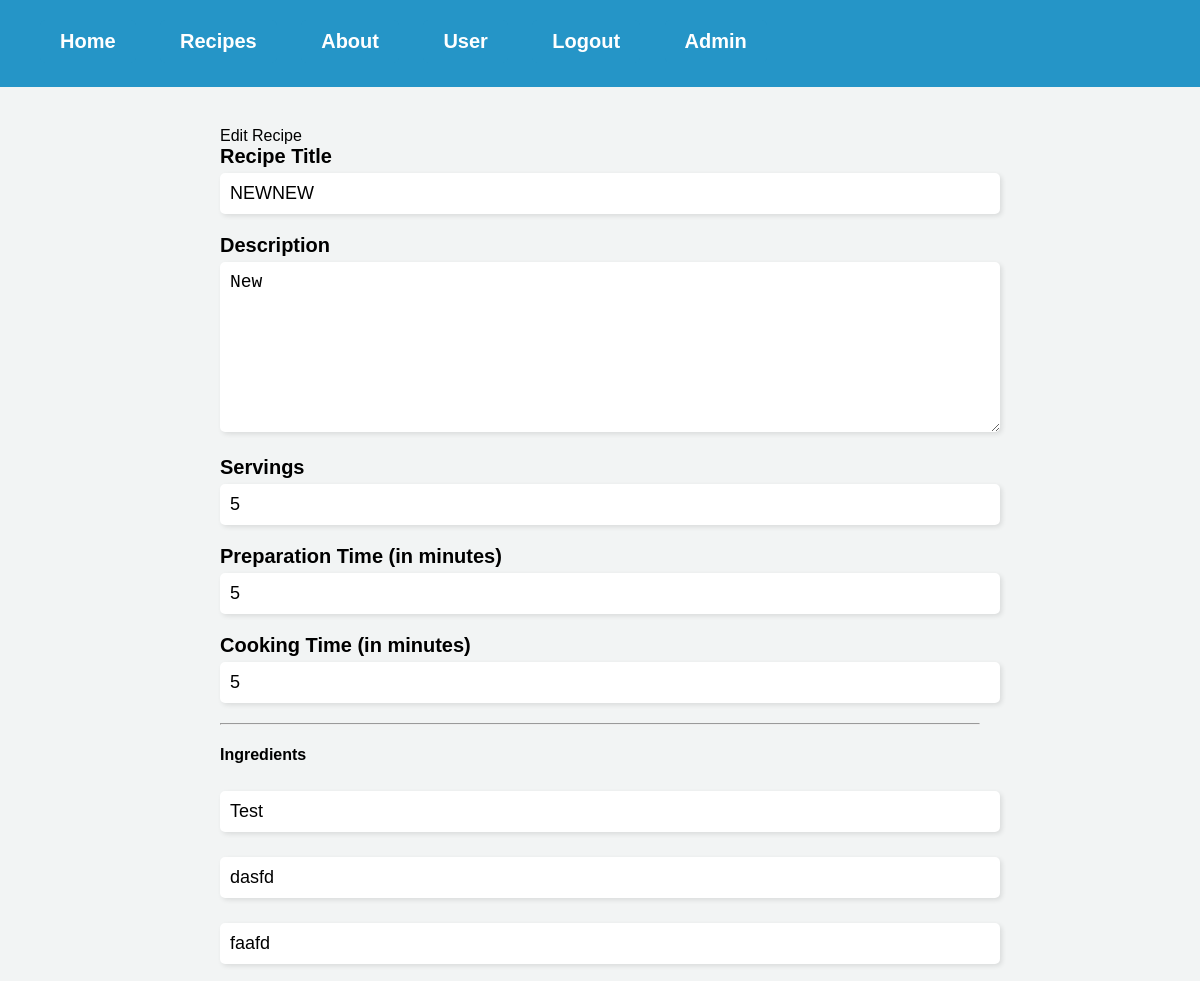
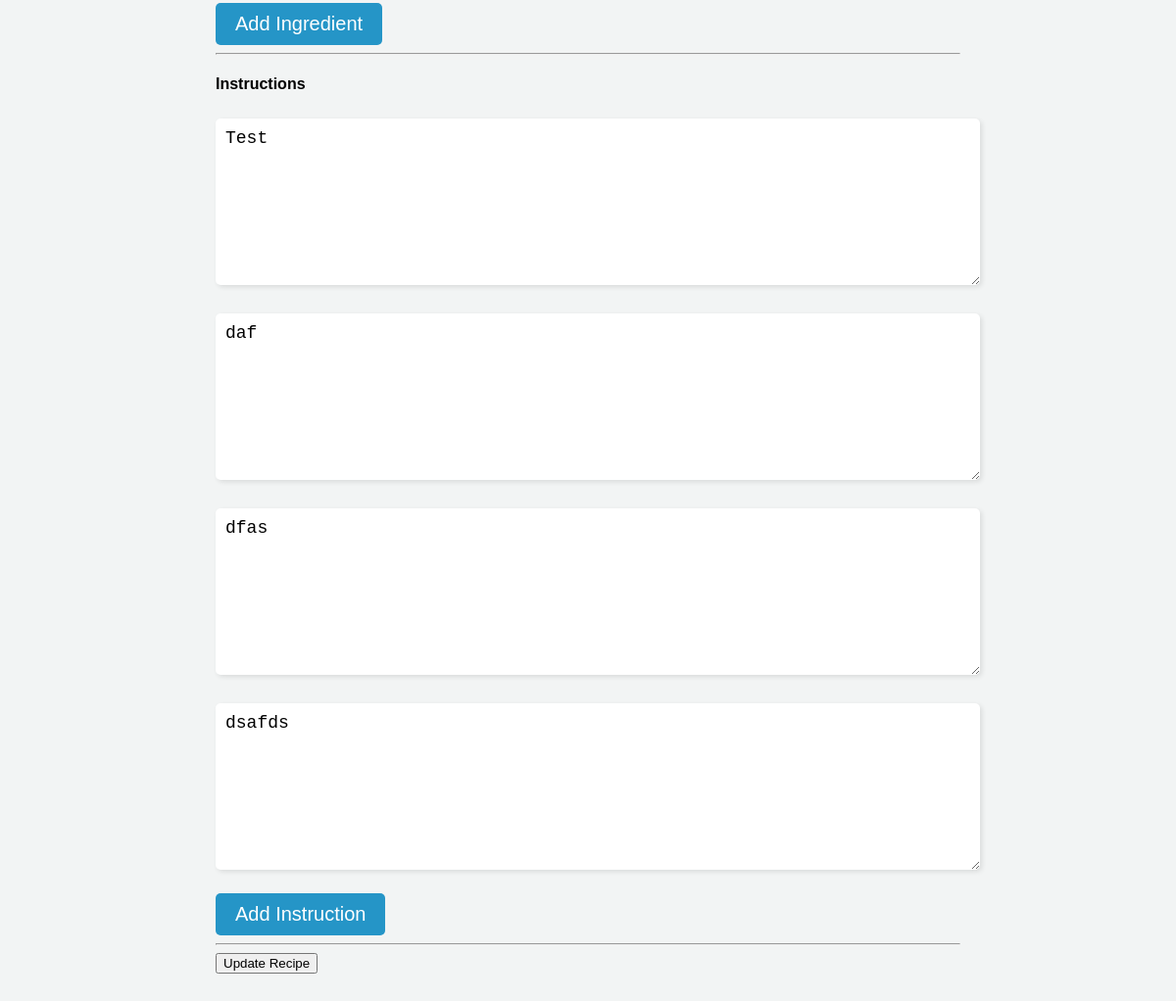
The page /editRecipe/1 (signed in) on the database its author committed (2 pictures, top to bottom).
### website/models.py (models this page shows)
class Recipe(db.Model):
    id = db.Column(db.Integer, primary_key=True)
    user_id = db.Column(db.Integer, db.ForeignKey('user.id'), nullable=False)
    title = db.Column(db.String(128), nullable=False)
    description = db.Column(db.String(512), nullable=False)
    servings = db.Column(db.Integer, nullable=False)
    prep_time = db.Column(db.Integer, nullable=False)
    cook_time = db.Column(db.Integer, nullable=False)
    ingredients = db.relationship('Ingredient', backref='recipe', lazy=True, cascade='all, delete')
    instructions = db.relationship('Instruction', backref='recipe', lazy=True, cascade='all, delete')
    tags = db.relationship('Tags', backref='recipe', lazy=True, cascade='all, delete')
    comments = db.relationship('Comments', backref='recipe', lazy=True, cascade='all, delete-orphan')
    likes = db.Column(db.Integer, default=0)

class Ingredient(db.Model):
    id = db.Column(db.Integer, primary_key=True)
    text = db.Column(db.String(256), nullable=False)
    recipe_id = db.Column(db.Integer, db.ForeignKey(
        'recipe.id', ondelete='cascade'), nullable=False)

class Instruction(db.Model):
    id = db.Column(db.Integer, primary_key=True)
    text = db.Column(db.String(1024), nullable=False)
    recipe_id = db.Column(db.Integer, db.ForeignKey(
        'recipe.id', ondelete='cascade'), nullable=False)

### website/views.py (the view, shortened to what this page needs)
@views.route('/editRecipe/<int:recipe_id>', methods=['GET', 'POST'])
@login_required
def editRecipe(recipe_id):
    recipe = Recipe.query.get_or_404(recipe_id)
    form = editRecipeForm()
    form.title.data = recipe.title
    form.description.data = recipe.description
    form.servings.data = recipe.servings
    form.prep_time.data = recipe.prep_time
    form.cook_time.data = recipe.cook_time
    ingredients = Ingredient.query.filter_by(recipe_id=recipe_id).all()
    instructions = Instruction.query.filter_by(recipe_id=recipe_id).all()
    return render_template('editRecipe.html', title='Edit Recipe', recipe_id=recipe_id, form=form, user=current_user, ingredients=ingredients, instructions=instructions)

### website/forms.py
class editRecipeForm(FlaskForm):
    title = StringField('Recipe Title', validators=[DataRequired()])
    servings = IntegerField('Servings', validators=[DataRequired()])
    prep_time = IntegerField('Preparation Time (in minutes)', validators=[DataRequired()])
    cook_time = IntegerField('Cooking Time (in minutes)', validators=[DataRequired()])
    description = TextAreaField('Description', validators=[DataRequired()])
    ingredients = StringField('Ingredients', validators=[DataRequired()])
    instructions = TextAreaField('Instructions', validators=[DataRequired()])
    recipe_id = HiddenField()
    submit = SubmitField('Update Recipe')

### website/__init__.py (called while the page is built)
def create_app():
    app = Flask(__name__)
    app.config['SECRET_KEY'] = 'hjshjhdjah kjshkjdhjs'
    app.config['SQLALCHEMY_DATABASE_URI'] = f'sqlite:///{DB_NAME}'
    db.init_app(app)
    from .views import views
    from .auth import auth
    app.register_blueprint(views, url_prefix='/')
    app.register_blueprint(auth, url_prefix='/')
    from .models import User
    with app.app_context():
        db.create_all()
    login_manager = LoginManager()
    login_manager.login_view = 'auth.login'
    login_manager.init_app(app)
    @login_manager.user_loader
    def load_user(id):
        return User.query.get(int(id))
    return app

### website/templates/editRecipe.html (shortened to what this page needs)
{% extends "base.html" %}
{% block content %}
<link rel="stylesheet" type="text/css" href="{{ url_for('static', filename='createRecipe.css') }}">
<div class="container">
    <div>
        <div>
            <div>{{ title }}</div>
            <form method="POST">
                <div class="form-group">
                    {{ form.title.label }}
                    {{ form.title }}
                </div>
                <div class="form-group">
                    {{ form.description.label }}
                    {{ form.description }}
                </div>
                <div class="form-group">
                    {{ form.servings.label }}
                    {{ form.servings }}
                </div>
                <div class="form-group">
                    {{ form.prep_time.label }}
                    {{ form.prep_time }}
                </div>
                <div class="form-group">
                    {{ form.cook_time.label }}
                    {{ form.cook_time }}
                </div>
                <hr>
                <h4>Ingredients</h4>
                <div class="ingredients">
                    {% for ingredient in ingredients %}
                    <div class="form-group">
                        <input type="text" name="ingredients" value="{{ ingredient.text }}"
                            required>
                    </div>
                    {% endfor %}
                </div>
                <button type="button" onclick="addIngredient()">Add Ingredient</button>
                <hr>
                <h4>Instructions</h4>
                <div class="instructions">
                    {% for instruction in instructions %}
                    <div class="form-group">
                        <textarea class="form-control" name="instructions" rows="3"
                            required>{{ instruction.text }}</textarea>
                    </div>
                    {% endfor %}
                </div>
                <button type="button" onclick="addInstruction()">Add Instruction</button>
                <hr>
                <button type="submit">Update Recipe</button>
            </form>
        </div>
    </div>
</div>
{% endblock %}

### website/static/createRecipe.css (style rules this page uses)
body { background-color: #F2F4F4; font-family: Arial, sans-serif; margin: 0; padding: 0; }
.container { max-width: 800px; margin: 0 auto; padding: 20px; }
.container .form-group { margin-bottom: 20px; }
.container label { font-size: 20px; font-weight: bold; }
.container input[type=text], .container input[type=number], .container textarea { width: 100%; padding: 10px; border: none; border-radius: 5px; box-shadow: 2px 2px 5px rgba(0,0,0,0.1); font-size: 18px; margin-top: 5px; }
.container textarea { height: 150px; }
.container button[type=button], .container input[type=submit] { padding: 10px 20px; border: none; border-radius: 5px; background-color: #2595C7; color: #FFFFFF; font-size: 20px; cursor: pointer; transition: all 0.3s ease-in-out; }

### rows shown on the page
Recipe: title "NEWNEW", description "New", servings "5", prep_time "5", cook_time "5"
Ingredient: ingredients "Test"
Ingredient: ingredients "dasfd"
Ingredient: ingredients "faafd"
Instruction: instructions "Test"
Instruction: instructions "daf"
Instruction: instructions "dfas"
Instruction: instructions "dsafds"

### other values the page prints
{{ title }} "Edit Recipe"
